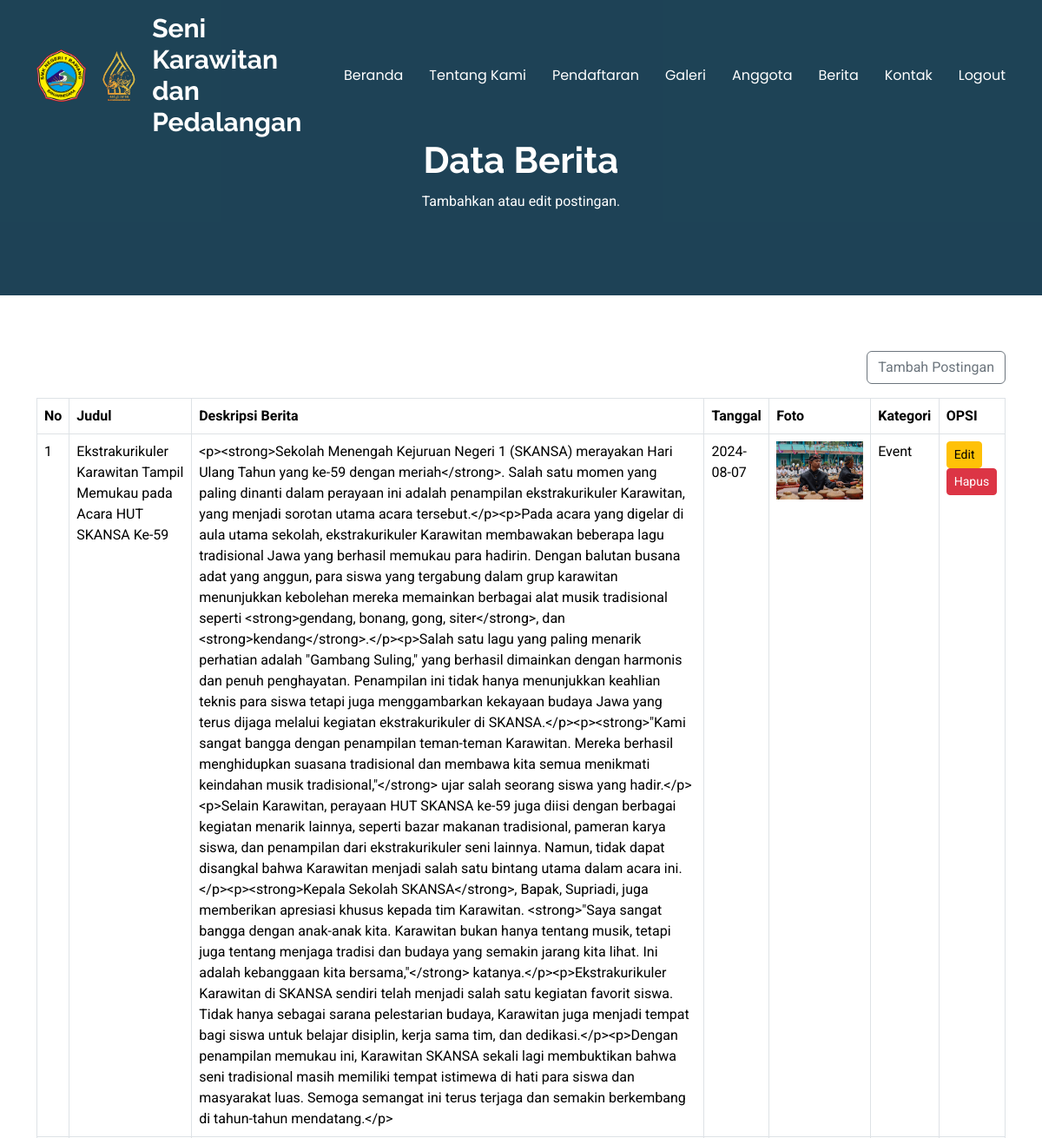
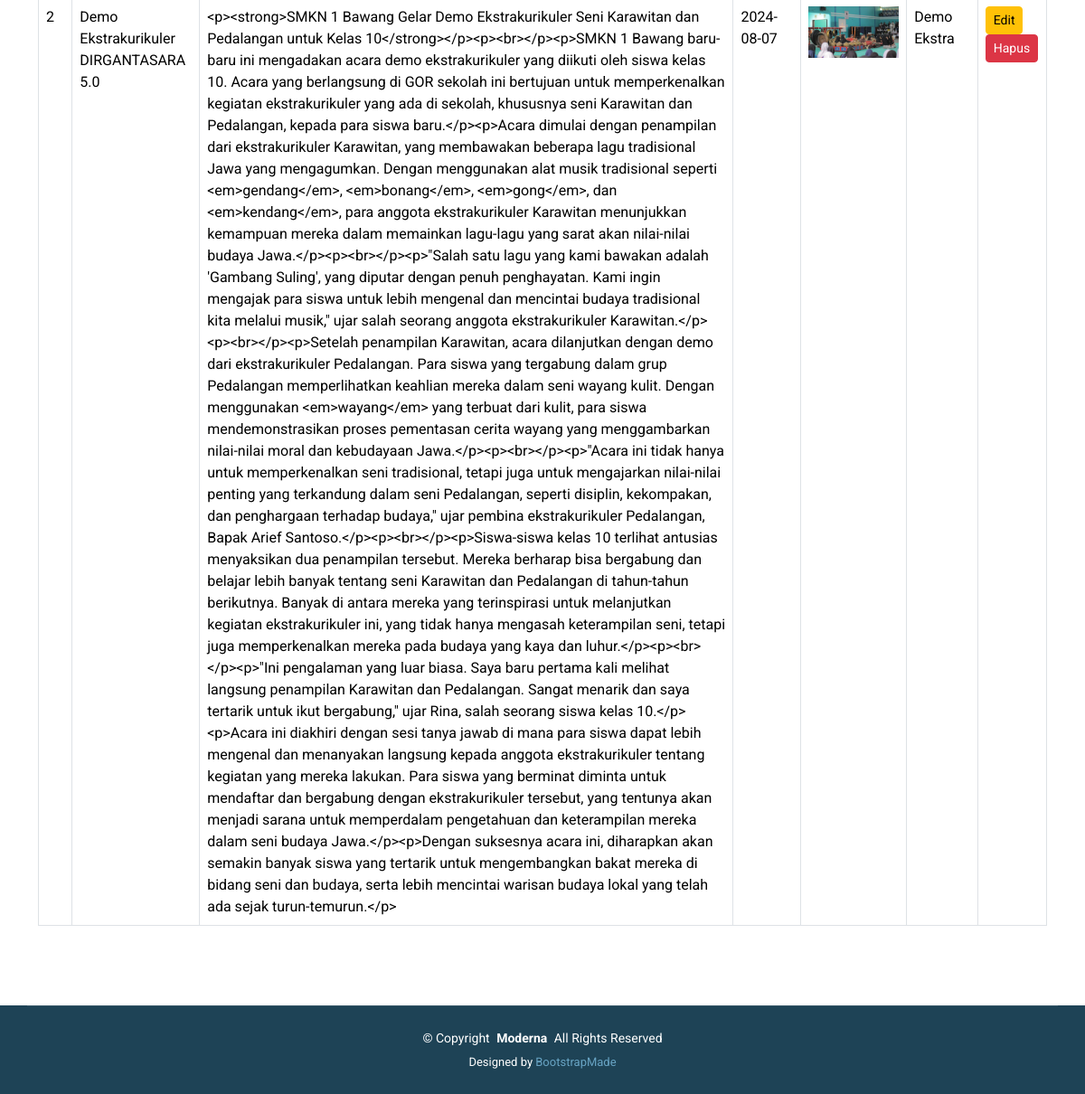
Screenshot of /admin/admin_berita.php with the database file from the repository (2 pictures, top to bottom).
### tables this page shows
CREATE TABLE IF NOT EXISTS `berita` (
  `id` int NOT NULL AUTO_INCREMENT,
  `judulberita` varchar(225) NOT NULL DEFAULT '0',
  `isiberita` text NOT NULL,
  `tanggal` date NOT NULL,
  `foto` varchar(225) NOT NULL DEFAULT '',
  `kategori` varchar(50) NOT NULL DEFAULT '',
  PRIMARY KEY (`id`) USING BTREE
);

### admin/admin_berita.php (the view, shortened to what this page needs)
<!DOCTYPE html>
<html lang="en">
<head>
    <link href="../assets/vendor/bootstrap/css/bootstrap.min.css" rel="stylesheet">
    <link href="../assets/vendor/bootstrap-icons/bootstrap-icons.css" rel="stylesheet">
    <link href="../assets/vendor/aos/aos.css" rel="stylesheet">
    <link href="../assets/vendor/glightbox/css/glightbox.min.css" rel="stylesheet">
    <link href="../assets/vendor/swiper/swiper-bundle.min.css" rel="stylesheet">
    <link href="../assets/css/main.css" rel="stylesheet">
</head>
<body class="index-page">
<?php include '../function.php'; ?>
<?php include 'navbar.php'; ?>
    <main class="main">
    <div class="page-title dark-background">
        <div class="container position-relative">
        <h1>Data Berita</h1>
        <p>Tambahkan atau edit postingan.</p>
        </div>
    </div>
    <div class="container py-5">
        <div class="d-flex justify-content-end mt-3 mb-3">
            <a href="#" class="text-decoration-none">
                <button type="button" onclick="window.location='tambah_berita.php'" class="btn btn-outline-secondary">Tambah Postingan</button>
            </a>
        </div>
        <table class="table table-bordered">
            <thead>
                <tr>
                    <th>No</th>
                    <th>Judul</th>
                    <th>Deskripsi Berita</th>
                    <th>Tanggal</th>
                    <th>Foto</th>
                    <th>Kategori</th>
                    <th>OPSI</th>
                </tr>
            </thead>
            <tbody>
                <?php
                $sql = "SELECT * FROM berita";
                $result = $connect->query($sql);
                if ($result->num_rows > 0) {
                    $no = 1;
                    while ($row = $result->fetch_assoc()) {
                        echo '<tr>';
                        echo '<td>' . $no++ . '</td>';
                        echo '<td>' . htmlspecialchars($row['judulberita']) . '</td>';
                        echo '<td>' . htmlspecialchars($row['isiberita']) . '</td>';
                        echo '<td>' . htmlspecialchars($row['tanggal']) . '</td>';
                        echo '<td><img src="gambar/' . $row['foto'] . '" width="100px"></td>';
                        echo '<td>' . htmlspecialchars($row['kategori']) . '</td>';
                        echo '<td>';
                        echo '<a href="ubah_berita.php?id=' . $row['id'] . '" class="btn btn-warning btn-sm">Edit</a> ';
                        echo '<a href="hapus_berita.php?id=' . $row['id'] . '" class="btn btn-danger btn-sm" onclick="return confirm(\'Yakin ingin menghapus data ini?\')">Hapus</a>';
                        echo '</td>';
                        echo '</tr>';
                    }
                } else {
                    echo "<tr><td colspan='5'>Tidak ada data galeri.</td></tr>";
                }
                ?>
            </tbody>
        </table>
    </div>
    </main>
    <?php include 'footer.php'; ?>
</body>
</html>

### assets/css/main.css (style rules this page uses)
:root { --default-font: "Roboto", system-ui, -apple-system, "Segoe UI", Roboto, "Helvetica Neue", Arial, "Noto Sans", "Liberation Sans", sans-serif, "Apple Color Emoji", "Segoe UI Emoji", "Segoe UI Symbol", "Noto Color Emoji"; --heading-font: "Raleway", sans-serif; --nav-font: "Poppins", sans-serif; }
:root { --background-color: #ffffff; --default-color: #555555; --heading-color: #1e4356; --accent-color: #68a4c4; --surface-color: #ffffff; --contrast-color: #ffffff; }
:root { --nav-color: #ffffff; --nav-hover-color: #68a4c4; --nav-mobile-background-color: #ffffff; --nav-dropdown-background-color: #ffffff; --nav-dropdown-color: #555555; --nav-dropdown-hover-color: #68a4c4; }
.dark-background { --background-color: #1e4356; --default-color: #ffffff; --heading-color: #ffffff; --surface-color: #284e62; --contrast-color: #ffffff; }
:root { scroll-behavior: smooth; }
body { color: var(--default-color); background-color: var(--background-color); font-family: var(--default-font); }
a { color: var(--accent-color); text-decoration: none; transition: 0.3s; }
h1, h2, h3, h4, h5, h6 { color: var(--heading-color); font-family: var(--heading-font); }
.page-title { color: var(--default-color); background-color: var(--background-color); padding: 160px 0 80px 0; text-align: center; position: relative; }
.page-title:before { content: ""; background-color: color-mix(in srgb, var(--background-color), transparent 50%); position: absolute; inset: 0; }
.page-title h1 { font-size: 42px; font-weight: 700; margin-bottom: 10px; }

### rows the page displays
berita: judulberita "Ekstrakurikuler Karawitan Tampil Memukau pada Acara HUT SKANSA Ke-59", isiberita "<p><strong>Sekolah Menengah Kejuruan Negeri 1 (SKANSA) merayakan Hari Ulang Tahun yang ke-59 dengan meriah</strong>. Salah satu momen yang paling dinanti dalam perayaan ini adalah penampilan ekstrakurikuler Karawitan, yang menjadi sorotan utama acara tersebut.</p><p>Pada acara yang digelar di aula utama sekolah, ekstrakurikuler Karawitan membawakan beberapa lagu tradisional Jawa yang berhasil memukau para hadirin. Dengan balutan busana adat yang anggun, para siswa yang tergabung dalam grup karawitan menunjukkan kebolehan mereka memainkan berbagai alat musik tradisional seperti <strong>gendang, bonang, gong, siter</strong>, dan <strong>kendang</strong>.</p><p>Salah satu lagu yang paling…", tanggal "2024-08-07", foto (picture), kategori "Event"
berita: judulberita "Demo Ekstrakurikuler DIRGANTASARA 5.0", isiberita "<p><strong>SMKN 1 Bawang Gelar Demo Ekstrakurikuler Seni Karawitan dan Pedalangan untuk Kelas 10</strong></p><p><br></p><p>SMKN 1 Bawang baru-baru ini mengadakan acara demo ekstrakurikuler yang diikuti oleh siswa kelas 10. Acara yang berlangsung di GOR sekolah ini bertujuan untuk memperkenalkan kegiatan ekstrakurikuler yang ada di sekolah, khususnya seni Karawitan dan Pedalangan, kepada para siswa baru.</p><p>Acara dimulai dengan penampilan dari ekstrakurikuler Karawitan, yang membawakan beberapa lagu tradisional Jawa yang mengagumkan. Dengan menggunakan alat musik tradisional seperti <em>gendang</em>, <em>bonang</em>, <em>gong</em>, dan <em>kendang</em>, para anggota ekstrakurikuler…", tanggal "2024-08-07", foto (picture), kategori "Demo Ekstra"
